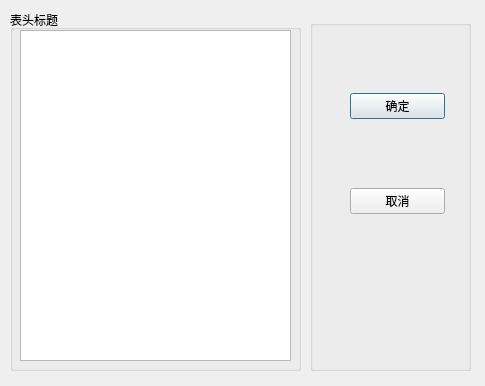
<?xml version="1.0" encoding="UTF-8"?>
<ui version="4.0">
 <class>setHeadlabelDialog</class>
 <widget class="QDialog" name="setHeadlabelDialog">
  <property name="geometry">
   <rect>
    <x>0</x>
    <y>0</y>
    <width>485</width>
    <height>386</height>
   </rect>
  </property>
  <property name="windowTitle">
   <string>Dialog</string>
  </property>
  <widget class="QGroupBox" name="groupBox">
   <property name="geometry">
    <rect>
     <x>10</x>
     <y>10</y>
     <width>291</width>
     <height>361</height>
    </rect>
   </property>
   <property name="title">
    <string>表头标题</string>
   </property>
   <widget class="QListView" name="listView_setheadlist">
    <property name="geometry">
     <rect>
      <x>10</x>
      <y>20</y>
      <width>271</width>
      <height>331</height>
     </rect>
    </property>
   </widget>
  </widget>
  <widget class="QGroupBox" name="groupBox_2">
   <property name="geometry">
    <rect>
     <x>310</x>
     <y>20</y>
     <width>161</width>
     <height>351</height>
    </rect>
   </property>
   <property name="title">
    <string/>
   </property>
   <widget class="QWidget" name="">
    <property name="geometry">
     <rect>
      <x>40</x>
      <y>10</y>
      <width>95</width>
      <height>332</height>
     </rect>
    </property>
    <layout class="QVBoxLayout" name="verticalLayout">
     <item>
      <spacer name="verticalSpacer">
       <property name="orientation">
        <enum>Qt::Vertical</enum>
       </property>
       <property name="sizeHint" stdset="0">
        <size>
         <width>20</width>
         <height>58</height>
        </size>
       </property>
      </spacer>
     </item>
     <item>
      <widget class="QPushButton" name="pushButton_ok">
       <property name="text">
        <string>确定</string>
       </property>
      </widget>
     </item>
     <item>
      <spacer name="verticalSpacer_2">
       <property name="orientation">
        <enum>Qt::Vertical</enum>
       </property>
       <property name="sizeHint" stdset="0">
        <size>
         <width>20</width>
         <height>40</height>
        </size>
       </property>
      </spacer>
     </item>
     <item>
      <widget class="QPushButton" name="pushButton_cancel">
       <property name="text">
        <string>取消</string>
       </property>
      </widget>
     </item>
     <item>
      <spacer name="verticalSpacer_3">
       <property name="orientation">
        <enum>Qt::Vertical</enum>
       </property>
       <property name="sizeHint" stdset="0">
        <size>
         <width>20</width>
         <height>148</height>
        </size>
       </property>
      </spacer>
     </item>
    </layout>
   </widget>
  </widget>
 </widget>
 <resources/>
 <connections>
  <connection>
   <sender>pushButton_ok</sender>
   <signal>clicked()</signal>
   <receiver>setHeadlabelDialog</receiver>
   <slot>accept()</slot>
   <hints>
    <hint type="sourcelabel">
     <x>397</x>
     <y>109</y>
    </hint>
    <hint type="destinationlabel">
     <x>242</x>
     <y>192</y>
    </hint>
   </hints>
  </connection>
  <connection>
   <sender>pushButton_cancel</sender>
   <signal>clicked()</signal>
   <receiver>setHeadlabelDialog</receiver>
   <slot>reject()</slot>
   <hints>
    <hint type="sourcelabel">
     <x>397</x>
     <y>191</y>
    </hint>
    <hint type="destinationlabel">
     <x>242</x>
     <y>192</y>
    </hint>
   </hints>
  </connection>
 </connections>
</ui>
